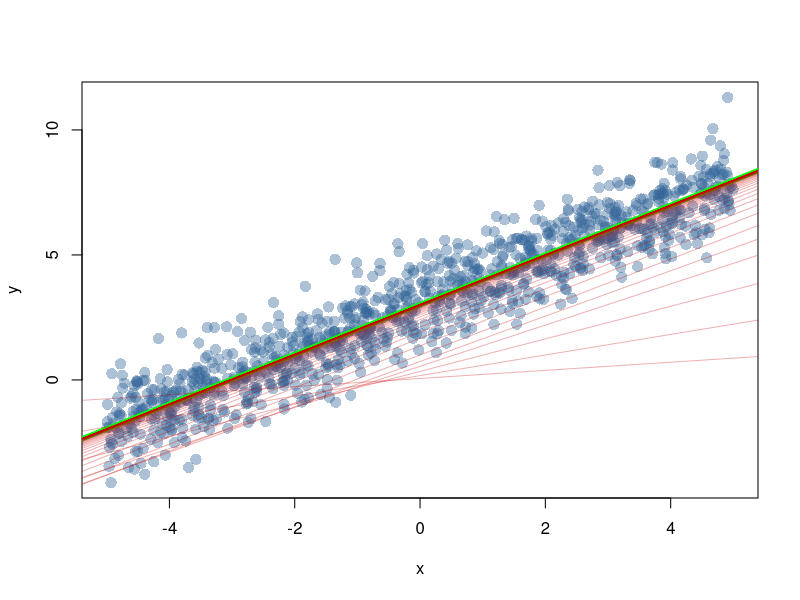

The R script that drew this image: (Note: this script raises an error after producing the figure.)

# Classting Code
set.seed(123)
x <- runif(1000, -5, 5)
y <- x + rnorm(1000) + 3

plot(x,y, pch=16,
     xlab = "x", ylab="y",
     cex=1.5, col=rgb(0.2,0.4,0.6,0.4))

reg <- lm(y ~ x)
reg$coefficients
abline(reg, col="green",lwd=5)

# 비용함수
n <- length(y)
cost <- function(X, y, w) t((y - X%*%w)) %*% (y - X%*%w)/(2*n)

# 벡터, 행렬로 표현
X <- cbind(1,matrix(x))
y <- as.matrix(y)

# 학습률, 반복횟수
alpha <- 0.02
num_iters <- 600

# cost, w 저장
cost_history <- double(num_iters)
w_history <- list(num_iters)

# 초기화
w <- matrix(c(0,0), nrow=2)

# gradient descent
for (i in 1:num_iters) {
  grad <- t(X) %*% (X %*% w - y) / n
  w <- w - alpha * grad
  cost_history[i] <- cost(X, y, w)
  w_history[[i]] <- w
}
print(w)

# 경사하강법 시각화
for (i in c(1,3,6,10,14,seq(20, num_iters, by=10)))
  abline(coef=w_history[[i]], col=rgb(0.8,0,0,0.3))

# cost 변화
plot(cost_history, type='l',
     xlab='Iterations', ylab='Cost',
     col='orange', lwd=2)


#2011-11-01 경사하강법 예제
set.seed(1)
x1 <- sample(2:30, 25)
set.seed(2)
x2 <- sample(36:1460, 25)
set.seed(3)
y <- round(2.341 + 1.6159*x1 + 0.015*x2 + rnorm(25,0,3.25),2) 
df1 <- data.frame(x1,x2,y)
View(df1)

x1.1 <- cbind(1, x1, x2)
x1.1 <- as.matrix(x1.1)
View(x1.1)
model2 <- lm(y~x1+x2)
model2$coefficients


y <- as.matrix(y)
n <- length(y)
n

alpha <- 0.0000001
num_iters <- 10000000

# cost, w 저장
cost_history <- double(num_iters)
w_history <- list(num_iters)
w <- matrix(c(1,2,0), nrow = 3)


for (i in 1:num_iters) {
  grad <- t(x1.1) %*% (x1.1 %*% w - y) / n
  w <- w - alpha * grad
  cost_history[i] <- cost(x1.1, y, w)
  w_history[[i]] <- w
}
w %>% print


#2011-11-01 경사하강법 과제

state <- as.data.frame(state.x77)
model3 <- lm(Murder ~ Population + Income + Illiteracy + `Life Exp` + Frost,data = state)

x2.1 <- cbind(1, state$Population,  state$Income, state$Illiteracy, state$`Life Exp`, state$Frost)
x2.1 <- as.matrix(x2.1)
View(x2.1)
y2.1 <- as.matrix(state$Murder)
View(y2.1)
n2 <- length(y2.1)

cost <- function(X, y, w)  (t((y - X%*%w)) %*% (y - X %*% w)) / (2*n2)

alpha <- 0.00000001
num_iters <- 500

cost_history.2 <- double(num_iters)
w_history.2 <- list(num_iters)
w2.1 <- matrix(c(0, 0, 0, 0, 0, 0), nrow = 6)

for (i in 1:num_iters) {
  grad <- (t(x2.1) %*% (x2.1 %*% w2.1 - y2.1)) / n2
  w2.1 <- w2.1 - alpha * grad
  w2.1 %>% print
  cost_history.2[i] <- cost(x2.1, y2.1, w2.1)
  w_history.2[[i]] <- w2.1
}
w2.1 %>% print
model3$coefficients


# 나이에 따른 질병유무 분포
# 이진 분류, 로지스틱을 표현하였음

age <- c(22,23,24,27,28,30,30,32,33,35,38,40,41,46,47,48,49,49,50,
         51,51,52,54,55,58,60,60,62,65,67,71,77,81)
disease <- c(rep(0,9),1,0,0,1,0,0,0,1,0,1,0,1,0,0,1,1,1,0,rep(1,6))
df <- data.frame(age,disease)
plot(df$age, df$disease, col=df$disease+2, pch=16,cex=2,
     xlab = "나이", ylab = "질병유무")

group <- 1:7
group.size <- c(5,6,7,7,5,2,1) #그룹 내 사람의 수
disease.size <- c(0,1,2,4,4,2,1) #그룹 내 질병자의 수
disease.ratio <- disease.size/group.size
plot(group,disease.ratio,pch=16,cex=2,xlab = "나이그룹", ylab = "질병보유율(%)")
abline(lm(disease.ratio ~ group), col="red", lwd=2)
curve(1/(1+exp(-x+3.7)), 0, 8, add=T, col="blue", lwd=2)

# 경사하강법을 이용하여 로지스틱 회귀모델을 만들어라. 단, 초기치 w = 0 이고, a = 0.2 이다.
set.seed(11)
x3 <- c(runif(20,0,6), runif(20,5,9)) %>% round(2)
y3.1 <- rep(c(0,1),each=20)
df <- data.frame(x3,y3.1)
df <- df[sample(1:40,40),]
row.names(df) <- 1:40

model4 <- glm(y3.1 ~ x3, family = "binomial")

x3.1 <- as.matrix(cbind(1, x3))
y3.1 <- as.matrix(y3.1)
n3 <- length(y3.1)

alpha <- 0.2
num_iters <- 1000000

cost_history.3 <- double(num_iters)
w_history.3 <- list(num_iters)
w3.1 <- matrix(c(0, 0), nrow = 2)

for (i in 1:num_iters) {
  grad <- t(x3.1) %*% (1 / (1 + exp(-x3.1 %*% w3.1)) - y3.1) / n3
  w3.1 <- w3.1 - alpha * grad
  cost_history.3[i] <- cost(x3.1, y3.1, w3.1)
  w_history.3[[i]] <- w3.1
}

w3.1 %>% print
model4$coefficients


# 과제 2
mtcars <- mtcars

x4.1 <- cbind(1, mtcars$mpg, mtcars$cyl, mtcars$wt) %>% as.matrix
x4.1
y4.1 <- mtcars$vs %>% as.matrix
y4.1
n4 <- length(y4.1)
n4

model5 <- glm(mtcars$vs ~ mtcars$mpg + mtcars$cyl + mtcars$wt, family = "binomial")

alpha <- 0.01
num_iters <- 100000

cost_history.4 <- double(num_iters)
w_history.4 <- list(num_iters)
w4.1 <- matrix(c(8, 1, -1, 3), nrow = 4)

for (i in 1:num_iters) {
  grad <- t(x4.1) %*% (1 / (1 + exp(-x4.1 %*% w4.1)) - y4.1) / n4
  w4.1 <- w4.1 - alpha * grad
  cost_history.4[i] <- cost(x4.1, y4.1, w4.1)
  w_history.4[[i]] <- w4.1
}

w4.1 %>% print
model5$coefficients

install.packages("caret")
library(caret)


data <- predict.glm(model5, newdata = x4.1 %>% as.data.frame())

data

real.value <- y4.1 %>% as.factor
real.value
result <- ifelse(data > 0.5, 1, 0) %>% as.factor()
result
confusionMatrix(result, real.value)

perceptron <- function(x1, x2, w1, w2, b) {
  if(w1*x1 + w2*x2 + b <= 0) {
    return(0)
  } else {
    return(1)
  }
}
AND <- function(x1, x2) {
  return(perceptron(x1, x2, 0.5, 0.5, -0.7))
}
AND(0,0); AND(0,1); AND(1,0); AND(1,1)



#NOR
perceptron <- function(x1, x2, w1, w2, b) {
  if(w1*x1 + w2*x2 + b <= 0) {
    return(0)
  } else {
    return(1)
  }
}
NOR <- function(x1, x2) {
  return(perceptron(x1, x2, -0.5, -0.5, 0.2))
}
NOR(0,0); NOR(0,1); NOR(1,0); NOR(1,1)